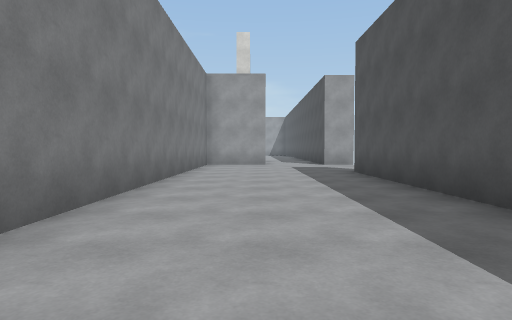
View 1 (above)

24 first-person views from a walk through a Unity game level. The camera is 1.2 m above the floor, tilts 2° down and sees 75° across. The floor is counted in squares, 2 m on a side. Each view is taken from the middle of a square. On the plan, view 1 faces up. The plan holds only what a view shows up to about 10 squares ahead; the rest is blank. The player character is not drawn. Surface patterns are stand-ins for the level's own textures.

View 2
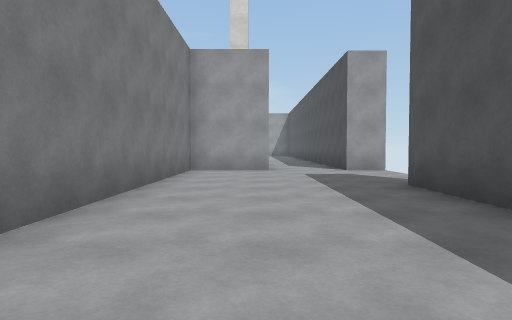

View 3
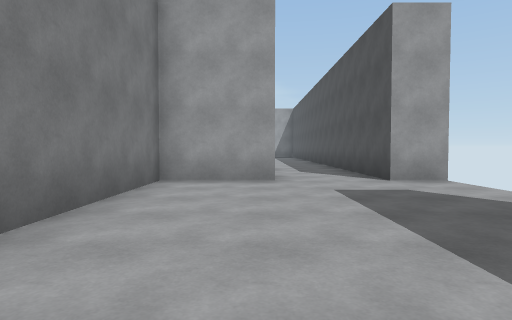

View 4
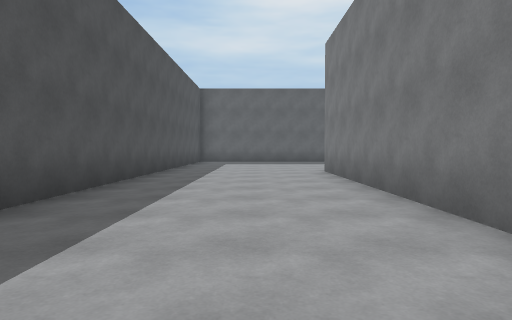

View 5
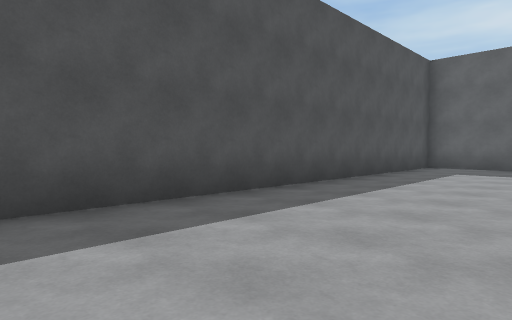

View 6
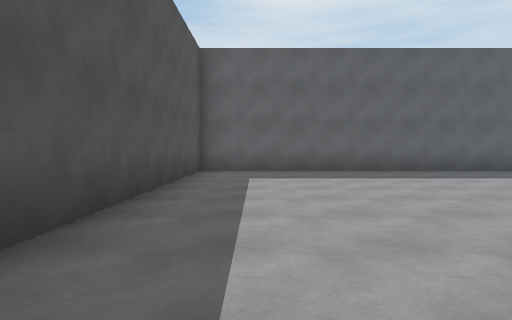

View 7
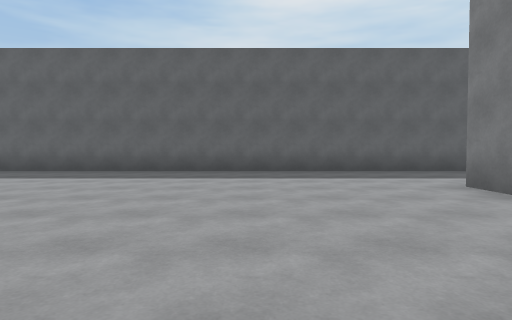

View 8
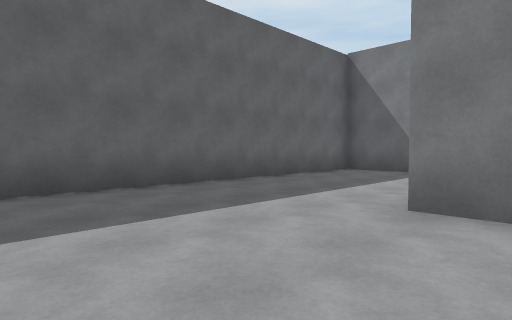

View 9
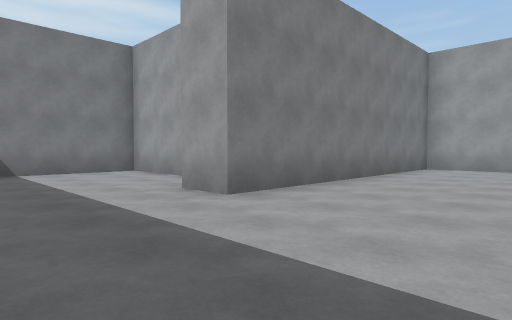

View 10
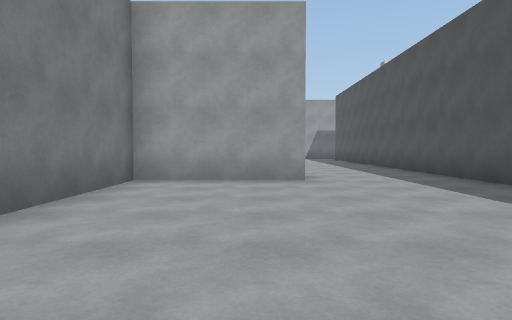

View 11
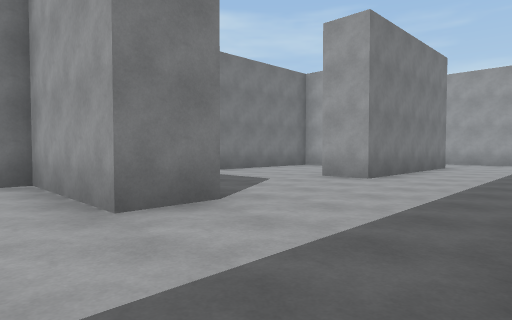

View 12
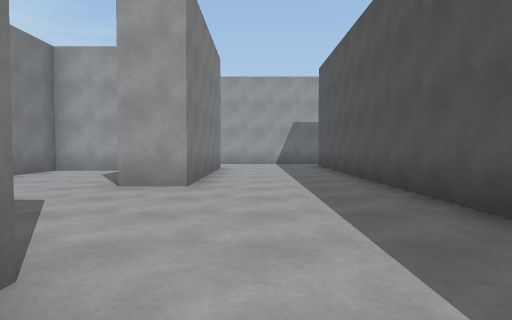

View 13
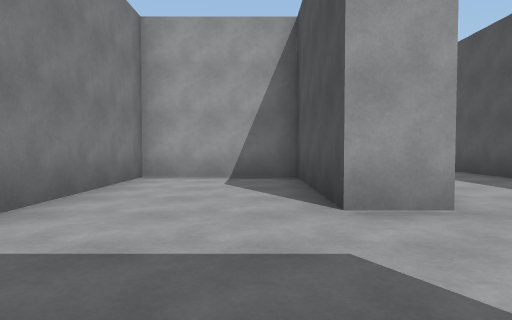

View 14
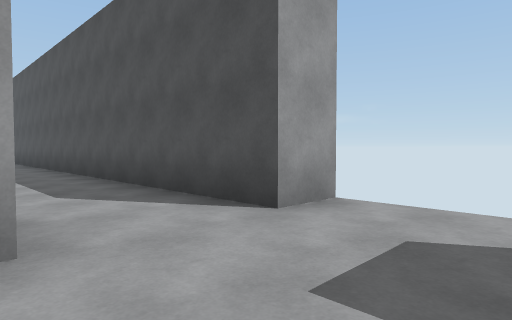

View 15
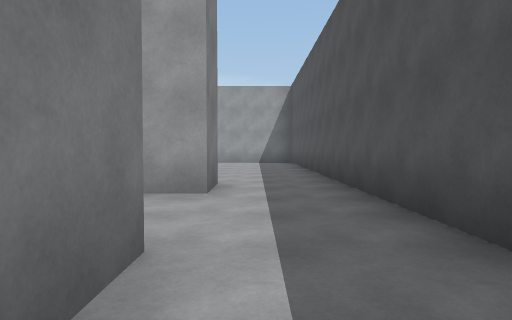

View 16
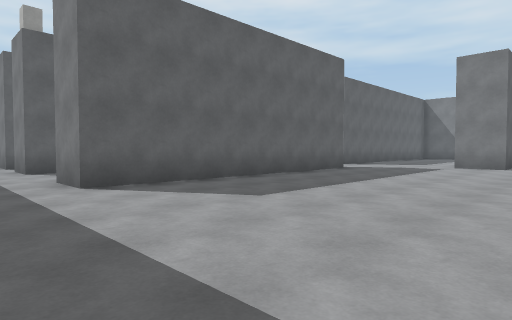

View 17
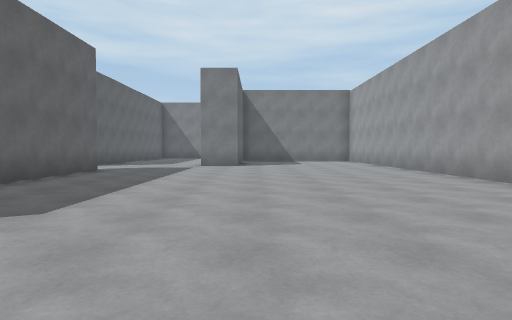

View 18
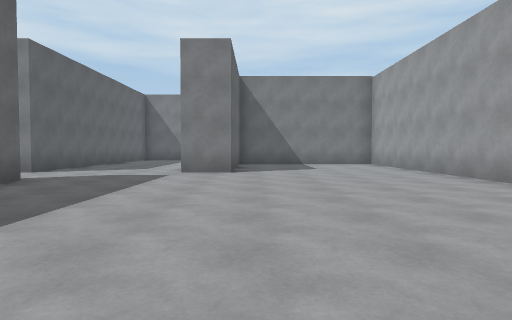

View 19
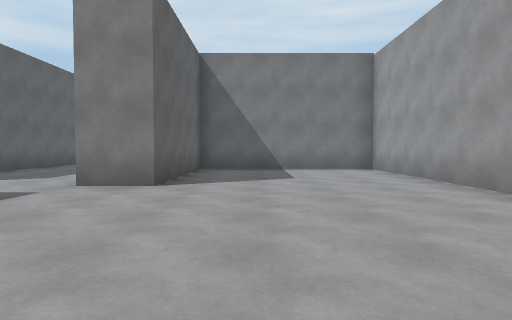

View 20
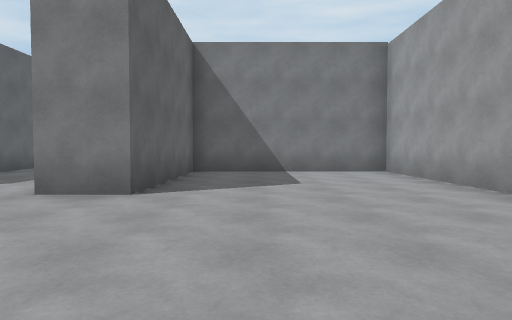

View 21
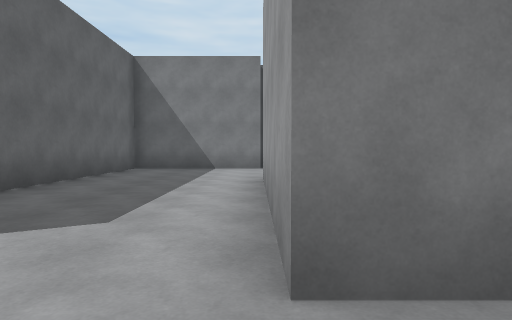

View 22
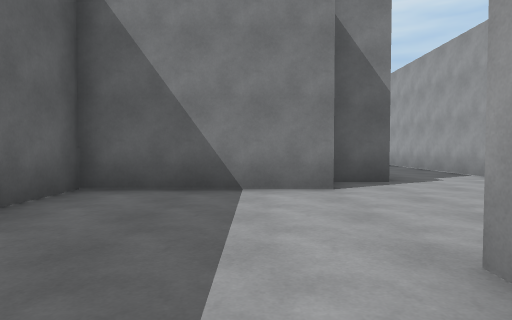

View 23
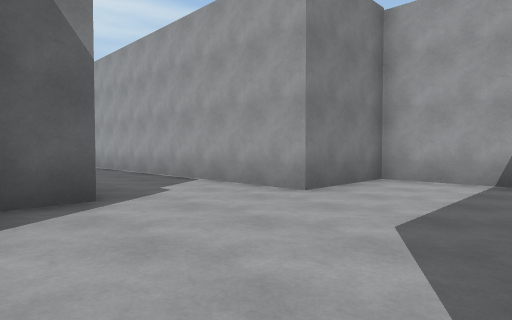

View 24
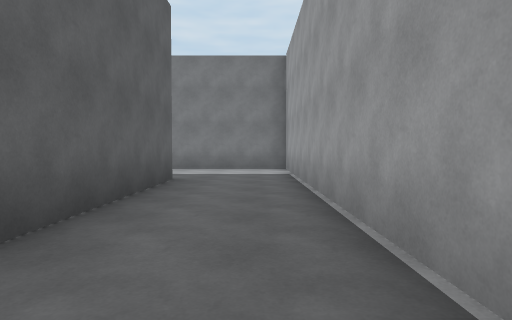

### Floor plan
Points are (right, up) in squares from view 1. A wall is a line through its corners. A room is listed if a view was taken in it or the views show most of it. See-through windows are left out.
Room 1 (views 1, 2, 3, 4, 5, 6, 7, 8, 9, 10, 11, 12, 13, 14, 15)
walls: (-2.9, 1.4) (-2.9, 12.6); (-6.1, 3.5) (-6.1, 2.2) (-9.3, 2.2) (-9.3, -5.2) (-10.4, -5.2); (-12.2, -4) (-14.6, -4) (-14.6, -9) (2.5, -9) (2.5, 8.5); (-6.1, 12.1) (-6.1, 7.2) (-7.1, 7.2) (-7.1, 10.9) (-10.4, 10.9) (-10.4, 6.9); (0.4, 12.2) (-1.8, 12.2) (-1.8, -2.8); (0.4, 13.5) (0.4, 12.5); (3.6, 12.2) (2.5, 12.2) (2.5, 14.4)
ways out: opening at (1.5, 15.5) to room 2; gap at (4, 12)
Room 2 (views 16, 17, 18, 19, 20, 21, 22, 23, 24)
walls: (-7.2, 19.7) (0.4, 19.7) (0.4, 18.4) (-0.5, 18.4); (-17.9, 22.2) (-17.9, 18.4) (-9.2, 18.4); (-15.8, 28.4) (-17.9, 28.4) (-17.9, 25.9) (-29.7, 25.9) (-29.7, 22.5); (-18.9, 23.5) (-18.9, 22.4); (-3.6, 28.4) (-13.6, 28.4) (-13.6, 23.4) (-9.3, 23.4) (-9.3, 22.1) (-14.8, 22.1); (-0.4, 15.9) (0.4, 15.9) (0.4, 14.6); (2.5, 14.4) (2.5, 24); (-26.5, 23.4) (-22, 23.4)
ways out: opening at (1.5, 15.5) to room 1

Where each view was taken, in squares from view 1:
view 1: 0 up, 0 right, facing up
view 2: 3 up, 0 right, facing up
view 3: 6 up, 0 right, facing up
view 4: 6 up, 0 right, facing down
view 5: 2 up, 1 left, facing down-right
view 6: 0 up, 1 right, facing down
view 7: 0 up, 6 left, facing down
view 8: 4 down, 6 left, facing down-left
view 9: 8 down, 6 left, facing up-left
view 10: 4 down, 7 left, facing up
view 11: 1 up, 3 left, facing up-left
view 12: 2 up, 5 left, facing up
view 13: 4 up, 8 left, facing up
view 14: 10 up, 0 right, facing up-right
view 15: 14 up, 1 right, facing up
view 16: 25 up, 2 right, facing down-left
view 17: 24 up, 2 right, facing left
view 18: 24 up, 1 left, facing left
view 19: 25 up, 4 left, facing left
view 20: 25 up, 5 left, facing left
view 21: 22 up, 8 left, facing left
view 22: 21 up, 13 left, facing left
view 23: 22 up, 15 left, facing up-left
view 24: 25 up, 20 left, facing left
